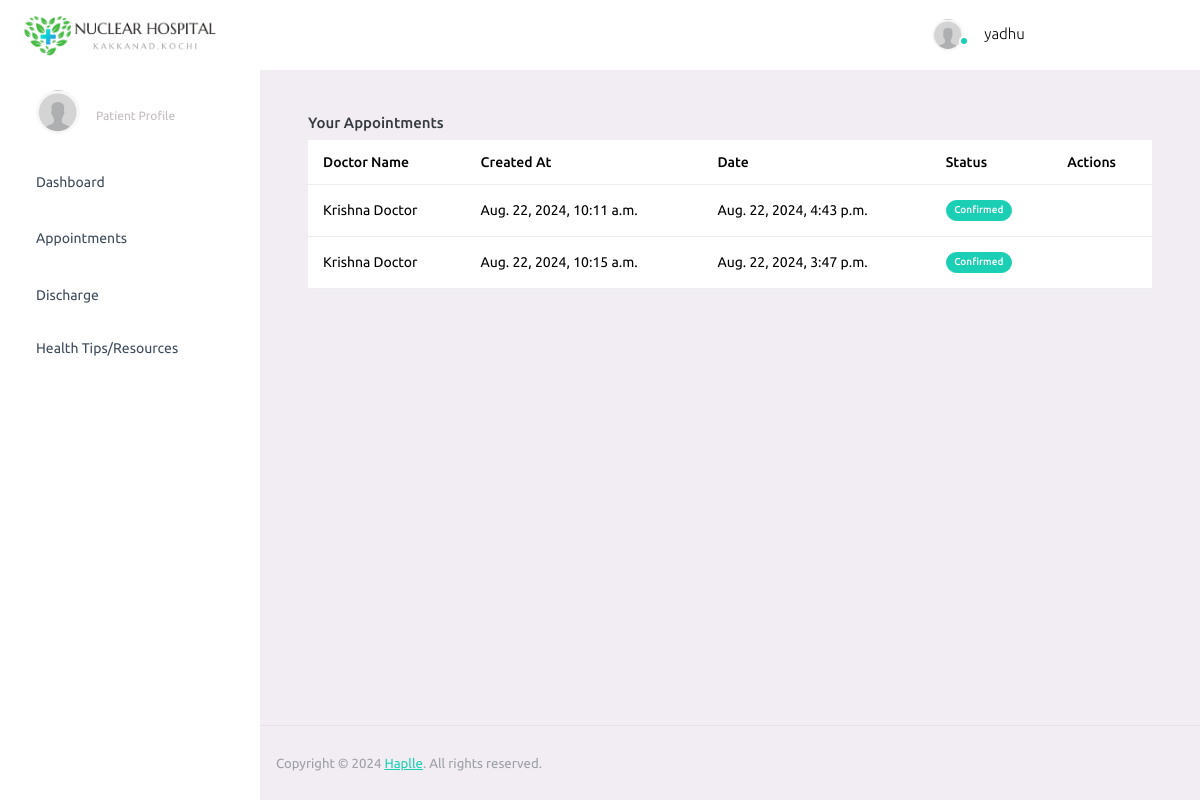
/appointments/ (signed in), run on the app's committed database.
### hospital/models.py (models this page shows, shortened)
class Appointment(models.Model):
    APPOINTMENT_STATUS = (
        ('pending', 'Pending'),
        ('confirmed', 'Confirmed'),
        ('rescheduled', 'Rescheduled'),
        ('cancelled', 'Cancelled'),
    )
    patient = models.ForeignKey(User, on_delete=models.CASCADE, related_name='appointments_as_patient',limit_choices_to={'user_type': 'patient'})
    doctor = models.ForeignKey(User, on_delete=models.CASCADE, related_name='appointments_as_doctor', limit_choices_to={'user_type': 'doctor'})
    dob = models.DateField(null=True)
    appointment_date = models.DateTimeField(null=True)
    reason_for_visit = models.TextField(blank=True, null=True)
    status = models.CharField(max_length=15, choices=APPOINTMENT_STATUS, default='pending')
    created_at = models.DateTimeField(auto_now_add=True)
    updated_at = models.DateTimeField(auto_now=True)

class UserProfile(models.Model):
    USER_TYPE_CHOICES = (
        ('patient', 'Patient'),
        ('doctor', 'Doctor'),
        ('admin', 'Admin'),
    )
    DEPARTMENTS = (
        ('cardiology', 'Cardiology'),
        ('neurology', 'Neurology'),
        ('oncology', 'Oncology'),
        ('orthopedics', 'Orthopedics'),
        ('pediatrics', 'Pediatrics'),
        ('gynaecology', 'Gynaecology'),
        ('general', 'General'),
        ('emergency', 'Emergency'),
    )
    STATUS = (
        ('pending', 'Pending'),
        ('confirmed', 'Confirmed'),
        ('cancelled', 'Cancelled'),
    )
    user = models.OneToOneField(User, on_delete=models.CASCADE, related_name='profile')
    username = models.CharField(max_length=20, blank=True, null=True)
    name = models.CharField(max_length=20, blank=True, null=True)
    age = models.IntegerField(blank=True, null=True)
    address = models.TextField(blank=True, null=True)
    email = models.EmailField(max_length=50, blank=True, null=True)
    department = models .CharField(max_length=20, choices=DEPARTMENTS, blank=True, null=True)
    phone_no = models.CharField(max_length=20, blank=True, null=True)
    first_name = models.CharField(max_length=20, blank=True, null=True)
    last_name = models.CharField(max_length=20, blank=True, null=True)
    user_type = models.CharField(max_length=10, choices=USER_TYPE_CHOICES)
    status = models.CharField(max_length=10, choices=STATUS, default='pending')
    doctor_availability = models.BooleanField(default=False)

### hospital/views.py (the view)
# urls.py: path('appointments/', views.patient_appointments_view, name='appointments'),
@login_required
def patient_appointments_view(request):
    user = request.user
    appointments = Appointment.objects.filter(patient=user)
    context = {
        'appointments':appointments
    }
    return render(request, 'patient/appointments.html',context)

### hospital/templates/patient/appointments.html (shortened to what this page needs)
{% extends 'patient/dashboard.html' %}
{% block content %}
<div class="container">
    <div class="panel panel-primary">
      <div class="panel-heading">
        <h6 class="panel-title">Your Appointments</h6>
      </div>
      <table class="table " id="dev-table">
        <thead>
          <tr>
            <th>Doctor Name</th>
            <th>Created At</th>
            <th>Date</th>
            <th>Status</th>
            <th>Actions</th>
          </tr>
        </thead>
        {% for a in appointments %}
        <tr>
          <td> {{a.doctor.profile.name}}</td>
          <td>{{a.created_at}}</td>
          <td>{{a.appointment_date}}</td>
          <td>
            {% if a.status == 'pending' %}
                <label class="badge badge-danger">Pending</label>
            {% elif a.status == 'confirmed' %}
                <label class="badge badge-success">Confirmed</label>
            {% elif a.status == 'rescheduled' %}
                <label class="badge badge-warning">Rescheduled</label>
            {% elif a.status == 'cancelled' %}
                <label class="badge badge-info">Cancelled</label>
            {% endif %}
        </td>
        <td>
        </td>
        </tr>
        {% endfor %}
      </table>
    </div>
  </div>
{% endblock %}

### hospital/templates/patient/dashboard.html (shortened to what this page needs)
<!DOCTYPE html>
<html lang="en">
  <head>
    {% load static %}
    <link rel="stylesheet" href="{% static 'patient/assets/vendors/mdi/css/materialdesignicons.min.css' %}">
    <link rel="stylesheet" href="{% static 'patient/assets/vendors/ti-icons/css/themify-icons.css' %}">
    <link rel="stylesheet" href="{% static 'patient/assets/vendors/css/vendor.bundle.base.css' %}">
    <link rel="stylesheet" href="{% static 'patient/assets/vendors/font-awesome/css/font-awesome.min.css' %}">
    <link rel="stylesheet" href="{% static 'patient/assets/vendors/font-awesome/css/font-awesome.min.css' %}" />
    <link rel="stylesheet" href="{% static 'patient/assets/vendors/bootstrap-datepicker/bootstrap-datepicker.min.css' %}">
    <link rel="stylesheet" href="{% static 'patient/assets/css/style.css' %}">
  </head>
  <body>
    <div class="container-scroller">
      <nav class="navbar default-layout-navbar col-lg-12 col-12 p-0 fixed-top d-flex flex-row">
        <div class="text-center navbar-brand-wrapper d-flex align-items-center justify-content-start">
          <a class="" href="index.html"><img src="{% static 'patient/assets/images/logo.png' %}" alt="logo" width="200px" style="margin-left: 20px;"/></a>
        </div>
        <div class="navbar-menu-wrapper d-flex align-items-stretch">
          <button class="navbar-toggler navbar-toggler align-self-center" type="button" data-toggle="minimize">
            <span class="mdi mdi-menu"></span>
          </button>
          <ul class="navbar-nav navbar-nav-right">
            <li class="nav-item nav-profile dropdown">
              <a class="nav-link " href="#" data-bs-toggle="dropdown" aria-expanded="false">
                <div class="nav-profile-img">
                  <img src="{% static 'patient/assets/images/avatar.jpg' %}" alt="image">
                  <span class="availability-status online"></span>
                </div>
                <div class="nav-profile-text">
                  <p class="mb-1 text-black">{{ request.user.username }}</p>
                </div>
              </a>
            </li>
            <li class="nav-item d-none d-lg-block full-screen-link">
              <a class="nav-link">
                <i class="mdi mdi-fullscreen" id="fullscreen-button"></i>
              </a>
            </li>
            <li class="nav-item nav-logout d-none d-lg-block">
              <a class="nav-link" href="{% url 'logout' %}" onclick="return confirmLogout();">
                <i class="mdi mdi-logout"></i>
              </a>
            </li>
          </ul>
        </div>
      </nav>
      <div class="container-fluid page-body-wrapper">
        <nav class="sidebar sidebar-offcanvas" id="sidebar">
          <ul class="nav">
            <li class="nav-item nav-profile">
              <a href="#" class="nav-link">
                <div class="nav-profile-image">
                  <img src="{% static 'patient/assets/images/avatar.jpg' %}" alt="profile" />
                </div>
                <div class="nav-profile-text d-flex flex-column">
                  <span class="text-secondary text-small">Patient Profile</span>
                </div>
                <i class="mdi mdi-bookmark-check text-success nav-profile-badge"></i>
              </a>
            </li>
            <li class="nav-item">
              <a class="nav-link" href="{% url 'patient_dashboard' %}">
                <span class="menu-title">Dashboard</span>
                <i class="mdi mdi-home menu-icon"></i>
              </a>
            </li>
            <li class="nav-item">
              <a class="nav-link" data-bs-toggle="collapse" href="{% url 'appointments' %}" aria-expanded="false" aria-controls="icons">
                <span class="menu-title">Appointments</span>
                <i class="mdi mdi-contacts menu-icon"></i>
              </a>
            </li>
            <li class="nav-item">
              <a class="nav-link" data-bs-toggle="collapse" href="{% url 'discharge' %}" aria-expanded="false" aria-controls="forms">
                <span class="menu-title">Discharge</span>
                <i class="mdi mdi-format-list-bulleted menu-icon"></i>
              </a>
            </li>
            <li class="nav-item">
              <a class="nav-link" data-bs-toggle="collapse" href="{% url 'tips' %}" aria-expanded="false" aria-controls="forms">
                <span class="menu-title">Health Tips/Resources</span>
              </a>
            </li>
          </ul>
        </nav>
        <div class="main-panel">
          <div class="content-wrapper">
            {% block content %}{% endblock %}
          </div>
          <footer class="footer">
            <div class="d-sm-flex justify-content-center justify-content-sm-between">
              <span class="text-muted text-center text-sm-left d-block d-sm-inline-block">Copyright © 2024 <a href="#" target="_blank">Haplle</a>. All rights reserved.</span>
            </div>
          </footer>
        </div>
      </div>
    </div>
  </body>
</html>

### data on the page
Appointment: doctor.profile.name "Krishna Doctor", created_at "Aug. 22, 2024, 10:11 a.m.", appointment_date "Aug. 22, 2024, 4:43 p.m.", status "Confirmed"
Appointment: doctor.profile.name "Krishna Doctor", created_at "Aug. 22, 2024, 10:15 a.m.", appointment_date "Aug. 22, 2024, 3:47 p.m.", status "Confirmed"

### other printed values
{{ request.user.username }} "yadhu"
